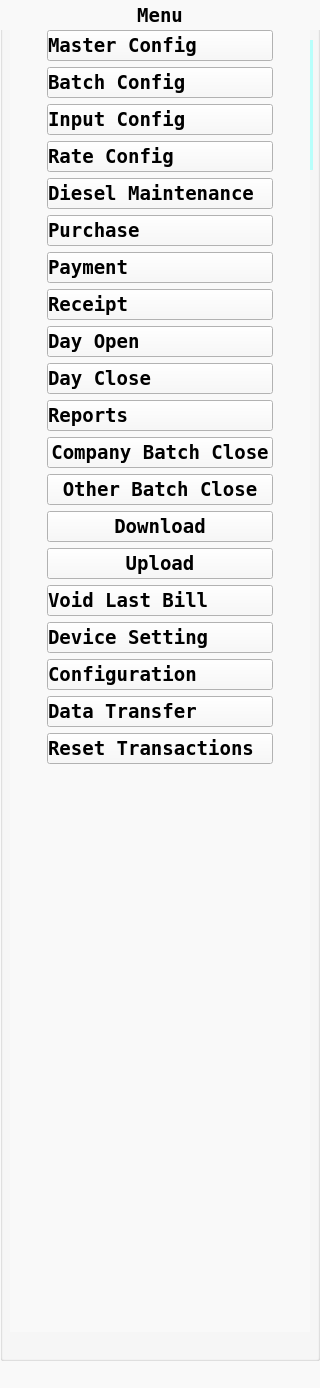
<?xml version="1.0" encoding="UTF-8"?>
<ui version="4.0">
 <class>Menu</class>
 <widget class="QWidget" name="Menu">
  <property name="geometry">
   <rect>
    <x>0</x>
    <y>0</y>
    <width>320</width>
    <height>1388</height>
   </rect>
  </property>
  <property name="windowTitle">
   <string>Form</string>
  </property>
  <property name="styleSheet">
   <string notr="true">background-color: rgb(249, 249, 249);</string>
  </property>
  <widget class="QGroupBox" name="groupBox">
   <property name="geometry">
    <rect>
     <x>0</x>
     <y>0</y>
     <width>320</width>
     <height>1361</height>
    </rect>
   </property>
   <property name="title">
    <string/>
   </property>
   <widget class="QLabel" name="label">
    <property name="geometry">
     <rect>
      <x>0</x>
      <y>0</y>
      <width>320</width>
      <height>30</height>
     </rect>
    </property>
    <property name="font">
     <font>
      <family>DejaVu Sans Mono</family>
      <pointsize>14</pointsize>
      <weight>75</weight>
      <bold>true</bold>
     </font>
    </property>
    <property name="text">
     <string>Menu</string>
    </property>
    <property name="alignment">
     <set>Qt::AlignCenter</set>
    </property>
   </widget>
   <widget class="QWidget" name="horizontalLayoutWidget">
    <property name="geometry">
     <rect>
      <x>10</x>
      <y>190</y>
      <width>300</width>
      <height>30</height>
     </rect>
    </property>
    <layout class="QHBoxLayout" name="horizontalLayout">
     <property name="leftMargin">
      <number>5</number>
     </property>
     <property name="rightMargin">
      <number>5</number>
     </property>
     <item>
      <widget class="QLabel" name="label_21">
       <property name="font">
        <font>
         <family>DejaVu Sans Mono</family>
         <pointsize>12</pointsize>
         <weight>75</weight>
         <bold>true</bold>
        </font>
       </property>
       <property name="text">
        <string>Esc-Logout</string>
       </property>
       <property name="alignment">
        <set>Qt::AlignCenter</set>
       </property>
      </widget>
     </item>
     <item>
      <spacer name="horizontalSpacer">
       <property name="orientation">
        <enum>Qt::Horizontal</enum>
       </property>
       <property name="sizeHint" stdset="0">
        <size>
         <width>40</width>
         <height>20</height>
        </size>
       </property>
      </spacer>
     </item>
     <item>
      <widget class="QLabel" name="label_22">
       <property name="font">
        <font>
         <family>DejaVu Sans Mono</family>
         <pointsize>12</pointsize>
         <weight>75</weight>
         <bold>true</bold>
        </font>
       </property>
       <property name="text">
        <string/>
       </property>
       <property name="alignment">
        <set>Qt::AlignCenter</set>
       </property>
      </widget>
     </item>
    </layout>
   </widget>
   <widget class="QLabel" name="label_info">
    <property name="geometry">
     <rect>
      <x>10</x>
      <y>40</y>
      <width>303</width>
      <height>130</height>
     </rect>
    </property>
    <property name="font">
     <font>
      <family>DejaVu Sans Mono</family>
      <pointsize>12</pointsize>
      <weight>75</weight>
      <bold>true</bold>
     </font>
    </property>
    <property name="styleSheet">
     <string notr="true">background-color: rgb(183, 255, 251);
color: rgb(177, 19, 66);</string>
    </property>
    <property name="text">
     <string>Downloading Database...</string>
    </property>
    <property name="alignment">
     <set>Qt::AlignCenter</set>
    </property>
    <property name="wordWrap">
     <bool>true</bool>
    </property>
   </widget>
   <widget class="QWidget" name="gridLayoutWidget">
    <property name="geometry">
     <rect>
      <x>10</x>
      <y>30</y>
      <width>300</width>
      <height>1302</height>
     </rect>
    </property>
    <layout class="QGridLayout" name="gridLayout">
     <property name="leftMargin">
      <number>0</number>
     </property>
     <property name="rightMargin">
      <number>0</number>
     </property>
     <item row="6" column="1">
      <widget class="QPushButton" name="pushButton_payment">
       <property name="font">
        <font>
         <family>DejaVu Sans Mono</family>
         <pointsize>14</pointsize>
         <weight>75</weight>
         <bold>true</bold>
        </font>
       </property>
       <property name="focusPolicy">
        <enum>Qt::StrongFocus</enum>
       </property>
       <property name="styleSheet">
        <string notr="true">Text-align:left</string>
       </property>
       <property name="text">
        <string>Payment</string>
       </property>
       <property name="icon">
        <iconset resource="new.qrc">
         <normaloff>:/icons/payment.png</normaloff>:/icons/payment.png</iconset>
       </property>
       <property name="iconSize">
        <size>
         <width>60</width>
         <height>60</height>
        </size>
       </property>
       <property name="autoDefault">
        <bool>true</bool>
       </property>
      </widget>
     </item>
     <item row="14" column="1">
      <widget class="QPushButton" name="pushButton_Other_batch_close">
       <property name="font">
        <font>
         <family>DejaVu Sans Mono</family>
         <pointsize>14</pointsize>
         <weight>75</weight>
         <bold>true</bold>
        </font>
       </property>
       <property name="text">
        <string>Other Batch Close</string>
       </property>
       <property name="autoDefault">
        <bool>true</bool>
       </property>
       <property name="default">
        <bool>false</bool>
       </property>
      </widget>
     </item>
     <item row="21" column="1">
      <widget class="QPushButton" name="pushButton_Configuration">
       <property name="font">
        <font>
         <family>DejaVu Sans Mono</family>
         <pointsize>14</pointsize>
         <weight>75</weight>
         <bold>true</bold>
        </font>
       </property>
       <property name="styleSheet">
        <string notr="true">Text-align:left</string>
       </property>
       <property name="text">
        <string>Configuration</string>
       </property>
       <property name="icon">
        <iconset resource="new.qrc">
         <normaloff>:/icons/system_settings.jpg</normaloff>:/icons/system_settings.jpg</iconset>
       </property>
       <property name="iconSize">
        <size>
         <width>60</width>
         <height>60</height>
        </size>
       </property>
       <property name="autoDefault">
        <bool>true</bool>
       </property>
       <property name="default">
        <bool>false</bool>
       </property>
      </widget>
     </item>
     <item row="18" column="1">
      <widget class="QPushButton" name="pushButton_upload">
       <property name="font">
        <font>
         <family>DejaVu Sans Mono</family>
         <pointsize>14</pointsize>
         <weight>75</weight>
         <bold>true</bold>
        </font>
       </property>
       <property name="text">
        <string>Upload</string>
       </property>
       <property name="autoDefault">
        <bool>true</bool>
       </property>
       <property name="default">
        <bool>false</bool>
       </property>
      </widget>
     </item>
     <item row="8" column="1">
      <widget class="QPushButton" name="pushButton_Day_Open">
       <property name="font">
        <font>
         <family>DejaVu Sans Mono</family>
         <pointsize>14</pointsize>
         <weight>75</weight>
         <bold>true</bold>
        </font>
       </property>
       <property name="styleSheet">
        <string notr="true">Text-align:left</string>
       </property>
       <property name="text">
        <string>Day Open</string>
       </property>
       <property name="icon">
        <iconset resource="new.qrc">
         <normaloff>:/icons/day_open.png</normaloff>:/icons/day_open.png</iconset>
       </property>
       <property name="iconSize">
        <size>
         <width>60</width>
         <height>60</height>
        </size>
       </property>
       <property name="autoDefault">
        <bool>true</bool>
       </property>
       <property name="default">
        <bool>false</bool>
       </property>
      </widget>
     </item>
     <item row="17" column="1">
      <widget class="QPushButton" name="pushButton_download">
       <property name="font">
        <font>
         <family>DejaVu Sans Mono</family>
         <pointsize>14</pointsize>
         <weight>75</weight>
         <bold>true</bold>
        </font>
       </property>
       <property name="text">
        <string>Download</string>
       </property>
       <property name="autoDefault">
        <bool>true</bool>
       </property>
       <property name="default">
        <bool>false</bool>
       </property>
      </widget>
     </item>
     <item row="24" column="1">
      <spacer name="verticalSpacer">
       <property name="orientation">
        <enum>Qt::Vertical</enum>
       </property>
       <property name="sizeHint" stdset="0">
        <size>
         <width>20</width>
         <height>40</height>
        </size>
       </property>
      </spacer>
     </item>
     <item row="23" column="1">
      <widget class="QPushButton" name="pushButton_Reset_Data">
       <property name="font">
        <font>
         <family>DejaVu Sans Mono</family>
         <pointsize>14</pointsize>
         <weight>75</weight>
         <bold>true</bold>
        </font>
       </property>
       <property name="styleSheet">
        <string notr="true">Text-align:left</string>
       </property>
       <property name="text">
        <string>Reset Transactions</string>
       </property>
       <property name="icon">
        <iconset resource="new.qrc">
         <normaloff>:/icons/Refresh.png</normaloff>:/icons/Refresh.png</iconset>
       </property>
       <property name="iconSize">
        <size>
         <width>60</width>
         <height>60</height>
        </size>
       </property>
       <property name="autoDefault">
        <bool>true</bool>
       </property>
       <property name="default">
        <bool>false</bool>
       </property>
      </widget>
     </item>
     <item row="9" column="1">
      <widget class="QPushButton" name="pushButton_Day_Close">
       <property name="font">
        <font>
         <family>DejaVu Sans Mono</family>
         <pointsize>14</pointsize>
         <weight>75</weight>
         <bold>true</bold>
        </font>
       </property>
       <property name="styleSheet">
        <string notr="true">Text-align:left</string>
       </property>
       <property name="text">
        <string>Day Close</string>
       </property>
       <property name="icon">
        <iconset resource="new.qrc">
         <normaloff>:/icons/day_close.png</normaloff>:/icons/day_close.png</iconset>
       </property>
       <property name="iconSize">
        <size>
         <width>60</width>
         <height>60</height>
        </size>
       </property>
       <property name="autoDefault">
        <bool>true</bool>
       </property>
       <property name="default">
        <bool>false</bool>
       </property>
      </widget>
     </item>
     <item row="4" column="1">
      <widget class="QPushButton" name="pushButton_diesel">
       <property name="font">
        <font>
         <family>DejaVu Sans Mono</family>
         <pointsize>14</pointsize>
         <weight>75</weight>
         <bold>true</bold>
        </font>
       </property>
       <property name="styleSheet">
        <string notr="true">Text-align:left</string>
       </property>
       <property name="text">
        <string>Diesel Maintenance</string>
       </property>
       <property name="icon">
        <iconset resource="new.qrc">
         <normaloff>:/icons/bunk.png</normaloff>:/icons/bunk.png</iconset>
       </property>
       <property name="iconSize">
        <size>
         <width>60</width>
         <height>60</height>
        </size>
       </property>
       <property name="autoDefault">
        <bool>true</bool>
       </property>
       <property name="default">
        <bool>false</bool>
       </property>
      </widget>
     </item>
     <item row="1" column="2">
      <spacer name="horizontalSpacer_3">
       <property name="orientation">
        <enum>Qt::Horizontal</enum>
       </property>
       <property name="sizeHint" stdset="0">
        <size>
         <width>40</width>
         <height>20</height>
        </size>
       </property>
      </spacer>
     </item>
     <item row="13" column="1">
      <widget class="QPushButton" name="pushButton_Shift_Close">
       <property name="font">
        <font>
         <family>DejaVu Sans Mono</family>
         <pointsize>14</pointsize>
         <weight>75</weight>
         <bold>true</bold>
        </font>
       </property>
       <property name="text">
        <string>Company Batch Close</string>
       </property>
       <property name="autoDefault">
        <bool>true</bool>
       </property>
       <property name="default">
        <bool>false</bool>
       </property>
      </widget>
     </item>
     <item row="1" column="0">
      <spacer name="horizontalSpacer_2">
       <property name="orientation">
        <enum>Qt::Horizontal</enum>
       </property>
       <property name="sizeHint" stdset="0">
        <size>
         <width>40</width>
         <height>20</height>
        </size>
       </property>
      </spacer>
     </item>
     <item row="10" column="1">
      <widget class="QPushButton" name="pushButton_Reports">
       <property name="font">
        <font>
         <family>DejaVu Sans Mono</family>
         <pointsize>14</pointsize>
         <weight>75</weight>
         <bold>true</bold>
        </font>
       </property>
       <property name="styleSheet">
        <string notr="true">Text-align:left</string>
       </property>
       <property name="text">
        <string>Reports</string>
       </property>
       <property name="icon">
        <iconset resource="new.qrc">
         <normaloff>:/icons/report_edit.jpeg</normaloff>:/icons/report_edit.jpeg</iconset>
       </property>
       <property name="iconSize">
        <size>
         <width>60</width>
         <height>60</height>
        </size>
       </property>
       <property name="autoDefault">
        <bool>true</bool>
       </property>
       <property name="default">
        <bool>false</bool>
       </property>
      </widget>
     </item>
     <item row="1" column="1">
      <widget class="QPushButton" name="pushButton_batch_config">
       <property name="font">
        <font>
         <family>DejaVu Sans Mono</family>
         <pointsize>14</pointsize>
         <weight>75</weight>
         <bold>true</bold>
        </font>
       </property>
       <property name="styleSheet">
        <string notr="true">Text-align:left;</string>
       </property>
       <property name="text">
        <string>Batch Config</string>
       </property>
       <property name="icon">
        <iconset resource="new.qrc">
         <normaloff>:/icons/batch.jpg</normaloff>:/icons/batch.jpg</iconset>
       </property>
       <property name="iconSize">
        <size>
         <width>60</width>
         <height>60</height>
        </size>
       </property>
       <property name="autoDefault">
        <bool>true</bool>
       </property>
       <property name="default">
        <bool>false</bool>
       </property>
      </widget>
     </item>
     <item row="22" column="1">
      <widget class="QPushButton" name="pushButton_Data_transfer">
       <property name="font">
        <font>
         <family>DejaVu Sans Mono</family>
         <pointsize>14</pointsize>
         <weight>75</weight>
         <bold>true</bold>
        </font>
       </property>
       <property name="styleSheet">
        <string notr="true">Text-align:left</string>
       </property>
       <property name="text">
        <string>Data Transfer</string>
       </property>
       <property name="icon">
        <iconset resource="new.qrc">
         <normaloff>:/icons/data_transfer.png</normaloff>:/icons/data_transfer.png</iconset>
       </property>
       <property name="iconSize">
        <size>
         <width>60</width>
         <height>60</height>
        </size>
       </property>
       <property name="autoDefault">
        <bool>true</bool>
       </property>
       <property name="default">
        <bool>false</bool>
       </property>
      </widget>
     </item>
     <item row="7" column="1">
      <widget class="QPushButton" name="pushButton_Receipt">
       <property name="font">
        <font>
         <family>DejaVu Sans Mono</family>
         <pointsize>14</pointsize>
         <weight>75</weight>
         <bold>true</bold>
        </font>
       </property>
       <property name="focusPolicy">
        <enum>Qt::StrongFocus</enum>
       </property>
       <property name="styleSheet">
        <string notr="true">Text-align:left</string>
       </property>
       <property name="text">
        <string>Receipt</string>
       </property>
       <property name="icon">
        <iconset resource="new.qrc">
         <normaloff>:/icons/cash_in.jpeg</normaloff>:/icons/cash_in.jpeg</iconset>
       </property>
       <property name="iconSize">
        <size>
         <width>60</width>
         <height>60</height>
        </size>
       </property>
       <property name="autoDefault">
        <bool>true</bool>
       </property>
      </widget>
     </item>
     <item row="0" column="1">
      <widget class="QPushButton" name="pushButton_master_config">
       <property name="font">
        <font>
         <family>DejaVu Sans Mono</family>
         <pointsize>14</pointsize>
         <weight>75</weight>
         <bold>true</bold>
        </font>
       </property>
       <property name="styleSheet">
        <string notr="true">Text-align:left;</string>
       </property>
       <property name="text">
        <string>Master Config</string>
       </property>
       <property name="icon">
        <iconset resource="new.qrc">
         <normaloff>:/icons/master_config.png</normaloff>:/icons/master_config.png</iconset>
       </property>
       <property name="iconSize">
        <size>
         <width>60</width>
         <height>60</height>
        </size>
       </property>
       <property name="autoDefault">
        <bool>true</bool>
       </property>
       <property name="default">
        <bool>false</bool>
       </property>
      </widget>
     </item>
     <item row="5" column="1">
      <widget class="QPushButton" name="pushButton_purchase">
       <property name="font">
        <font>
         <family>DejaVu Sans Mono</family>
         <pointsize>14</pointsize>
         <weight>75</weight>
         <bold>true</bold>
        </font>
       </property>
       <property name="focusPolicy">
        <enum>Qt::StrongFocus</enum>
       </property>
       <property name="styleSheet">
        <string notr="true">Text-align:left</string>
       </property>
       <property name="text">
        <string>Purchase</string>
       </property>
       <property name="icon">
        <iconset resource="new.qrc">
         <normaloff>:/icons/coconut.png</normaloff>:/icons/coconut.png</iconset>
       </property>
       <property name="iconSize">
        <size>
         <width>60</width>
         <height>60</height>
        </size>
       </property>
       <property name="autoDefault">
        <bool>true</bool>
       </property>
      </widget>
     </item>
     <item row="3" column="1">
      <widget class="QPushButton" name="pushButton_rate_config">
       <property name="font">
        <font>
         <family>DejaVu Sans Mono</family>
         <pointsize>14</pointsize>
         <weight>75</weight>
         <bold>true</bold>
        </font>
       </property>
       <property name="styleSheet">
        <string notr="true">Text-align:left</string>
       </property>
       <property name="text">
        <string>Rate Config</string>
       </property>
       <property name="icon">
        <iconset resource="new.qrc">
         <normaloff>:/icons/rate_settings.jpg</normaloff>:/icons/rate_settings.jpg</iconset>
       </property>
       <property name="iconSize">
        <size>
         <width>60</width>
         <height>60</height>
        </size>
       </property>
       <property name="autoDefault">
        <bool>true</bool>
       </property>
       <property name="default">
        <bool>false</bool>
       </property>
      </widget>
     </item>
     <item row="2" column="1">
      <widget class="QPushButton" name="pushButton_input_config">
       <property name="font">
        <font>
         <family>DejaVu Sans Mono</family>
         <pointsize>14</pointsize>
         <weight>75</weight>
         <bold>true</bold>
        </font>
       </property>
       <property name="styleSheet">
        <string notr="true">Text-align:left</string>
       </property>
       <property name="text">
        <string>Input Config</string>
       </property>
       <property name="icon">
        <iconset resource="new.qrc">
         <normaloff>:/icons/input.jpg</normaloff>:/icons/input.jpg</iconset>
       </property>
       <property name="iconSize">
        <size>
         <width>60</width>
         <height>60</height>
        </size>
       </property>
       <property name="autoDefault">
        <bool>true</bool>
       </property>
       <property name="default">
        <bool>false</bool>
       </property>
      </widget>
     </item>
     <item row="20" column="1">
      <widget class="QPushButton" name="pushButton_device_setting">
       <property name="font">
        <font>
         <family>DejaVu Sans Mono</family>
         <pointsize>14</pointsize>
         <weight>75</weight>
         <bold>true</bold>
        </font>
       </property>
       <property name="styleSheet">
        <string notr="true">Text-align:left</string>
       </property>
       <property name="text">
        <string>Device Setting</string>
       </property>
       <property name="icon">
        <iconset resource="new.qrc">
         <normaloff>:/icons/system_settings.png</normaloff>:/icons/system_settings.png</iconset>
       </property>
       <property name="iconSize">
        <size>
         <width>60</width>
         <height>60</height>
        </size>
       </property>
       <property name="autoDefault">
        <bool>true</bool>
       </property>
       <property name="default">
        <bool>false</bool>
       </property>
      </widget>
     </item>
     <item row="19" column="1">
      <widget class="QPushButton" name="pushButton_Void_Last_Bill">
       <property name="font">
        <font>
         <family>DejaVu Sans Mono</family>
         <pointsize>14</pointsize>
         <weight>75</weight>
         <bold>true</bold>
        </font>
       </property>
       <property name="styleSheet">
        <string notr="true">Text-align:left</string>
       </property>
       <property name="text">
        <string>Void Last Bill</string>
       </property>
       <property name="icon">
        <iconset resource="new.qrc">
         <normaloff>:/icons/void_bill.png</normaloff>:/icons/void_bill.png</iconset>
       </property>
       <property name="iconSize">
        <size>
         <width>60</width>
         <height>60</height>
        </size>
       </property>
       <property name="autoDefault">
        <bool>true</bool>
       </property>
       <property name="default">
        <bool>false</bool>
       </property>
      </widget>
     </item>
    </layout>
   </widget>
   <zorder>label_info</zorder>
   <zorder>label</zorder>
   <zorder>horizontalLayoutWidget</zorder>
   <zorder>gridLayoutWidget</zorder>
  </widget>
  <widget class="QGroupBox" name="groupBox_download">
   <property name="geometry">
    <rect>
     <x>10</x>
     <y>30</y>
     <width>301</width>
     <height>160</height>
    </rect>
   </property>
   <property name="font">
    <font>
     <family>DejaVu Sans Mono</family>
     <pointsize>14</pointsize>
     <weight>75</weight>
     <bold>true</bold>
    </font>
   </property>
   <property name="styleSheet">
    <string notr="true">background-color: rgb(255, 255, 255);</string>
   </property>
   <property name="title">
    <string>Downloading</string>
   </property>
   <widget class="QLabel" name="label_name">
    <property name="geometry">
     <rect>
      <x>10</x>
      <y>30</y>
      <width>281</width>
      <height>61</height>
     </rect>
    </property>
    <property name="font">
     <font>
      <family>DejaVu Sans Mono</family>
      <pointsize>12</pointsize>
      <weight>75</weight>
      <bold>true</bold>
     </font>
    </property>
    <property name="text">
     <string>Downloading Header...</string>
    </property>
    <property name="alignment">
     <set>Qt::AlignCenter</set>
    </property>
    <property name="wordWrap">
     <bool>true</bool>
    </property>
   </widget>
   <widget class="QProgressBar" name="progressBar">
    <property name="geometry">
     <rect>
      <x>10</x>
      <y>90</y>
      <width>281</width>
      <height>28</height>
     </rect>
    </property>
    <property name="styleSheet">
     <string notr="true">background-color: rgb(255, 255, 255);</string>
    </property>
    <property name="value">
     <number>0</number>
    </property>
   </widget>
   <widget class="QPushButton" name="pushButton">
    <property name="geometry">
     <rect>
      <x>180</x>
      <y>120</y>
      <width>111</width>
      <height>31</height>
     </rect>
    </property>
    <property name="font">
     <font>
      <family>DejaVu Sans Mono</family>
      <pointsize>12</pointsize>
      <weight>75</weight>
      <bold>true</bold>
     </font>
    </property>
    <property name="styleSheet">
     <string notr="true">background-color: rgb(255, 255, 255);</string>
    </property>
    <property name="text">
     <string>Cancel</string>
    </property>
    <property name="autoDefault">
     <bool>true</bool>
    </property>
   </widget>
  </widget>
  <zorder>groupBox_download</zorder>
  <zorder>groupBox</zorder>
 </widget>
 <tabstops>
  <tabstop>pushButton_master_config</tabstop>
  <tabstop>pushButton_batch_config</tabstop>
  <tabstop>pushButton_input_config</tabstop>
  <tabstop>pushButton_rate_config</tabstop>
  <tabstop>pushButton_diesel</tabstop>
  <tabstop>pushButton_purchase</tabstop>
  <tabstop>pushButton_payment</tabstop>
  <tabstop>pushButton_Receipt</tabstop>
  <tabstop>pushButton_Day_Open</tabstop>
  <tabstop>pushButton_Day_Close</tabstop>
  <tabstop>pushButton_Reports</tabstop>
  <tabstop>pushButton_Shift_Close</tabstop>
  <tabstop>pushButton_Other_batch_close</tabstop>
  <tabstop>pushButton_download</tabstop>
  <tabstop>pushButton_upload</tabstop>
  <tabstop>pushButton_Void_Last_Bill</tabstop>
  <tabstop>pushButton_device_setting</tabstop>
  <tabstop>pushButton_Configuration</tabstop>
  <tabstop>pushButton_Data_transfer</tabstop>
  <tabstop>pushButton_Reset_Data</tabstop>
  <tabstop>pushButton</tabstop>
 </tabstops>
 <resources>
  <include location="new.qrc"/>
 </resources>
 <connections/>
</ui>
